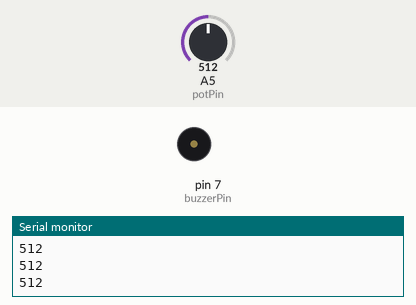
Simulated run of this sketch. Board: Arduino Uno, built with avr-gcc and run on an emulated ATmega328P. Parts: buzzer (waves = sounding, pin HIGH), the last lines printed to the serial monitor. The inputs (shaded band) are chosen by the test bench; at power-on: A5 (potPin) = 512.

Above: at 1.2 s.
1.3 s: A5 (potPin) set to 688
2.8 s: A5 (potPin) set to 715
At 4.0 s:
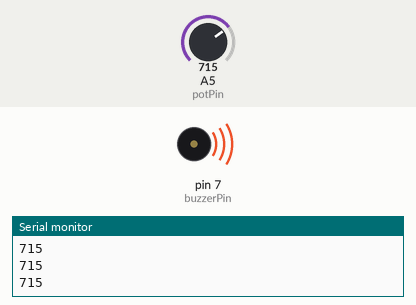
4.3 s: A5 (potPin) set to 690
At 5.1 s:
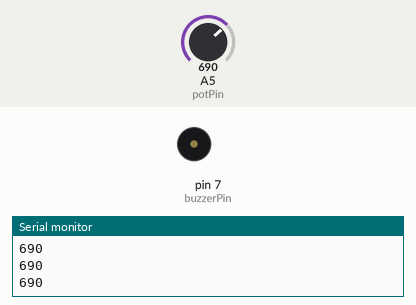
5.8 s: A5 (potPin) set to 710
At 6.3 s:
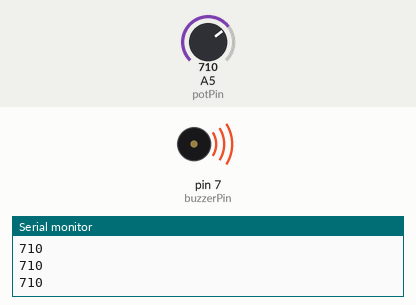
Timing chart, 0 to 8.3 s (numbered marks = the images above; inputs shaded):
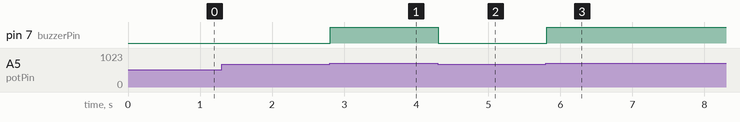

The sketch:

015Buzzers.ino
```cpp
int buzzerPin = 7, potPin = A5;
int potVal;
void setup(){
  pinMode(buzzerPin, OUTPUT);
  pinMode(potPin, INPUT);
  Serial.begin(9600);
}

void loop(){
  potVal = analogRead(potPin);
  Serial.println(potVal);
  while(potVal>700){
    digitalWrite(buzzerPin,HIGH);
    potVal = analogRead(potPin);
    Serial.println(potVal);
  }
  digitalWrite(buzzerPin,LOW);
}
```

Measured:
- the behaviour switches between 700 and 701 on A5 (potPin) (found by bisection; images 0 and 1)
- after the input at 2.8 s, pin 7 (buzzerPin): LOW → HIGH at once
- after the input at 4.3 s, pin 7 (buzzerPin): HIGH → LOW at once
- after the input at 5.8 s, pin 7 (buzzerPin): LOW → HIGH at once
